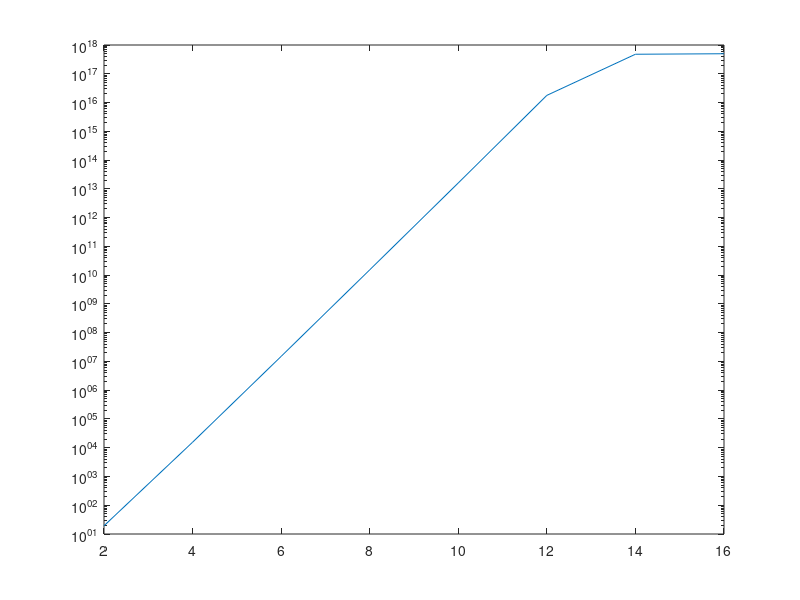
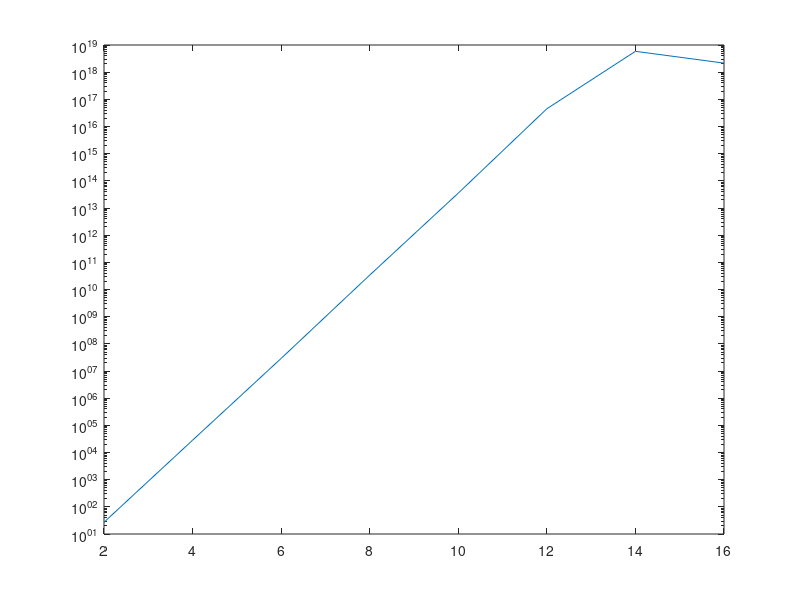
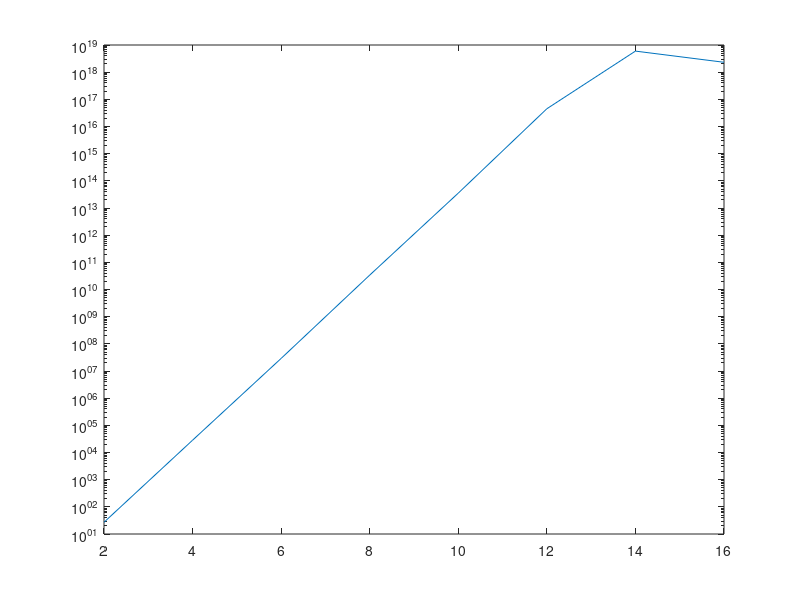

The MATLAB source for these figures, in order:
C = [];
N = 2:2:16;
for n=N
    H = hilb(n);
    C = [C; cond(H)];
end
figure();
semilogy(N, C);
C = [];
for n=N
    H = hilb(n);
    C = [C; cond(H, 1)];
end
figure();
semilogy(N, C);
C = [];
for n=N
    H = hilb(n);
    C = [C; cond(H, inf)];
end
figure();
semilogy(N, C)